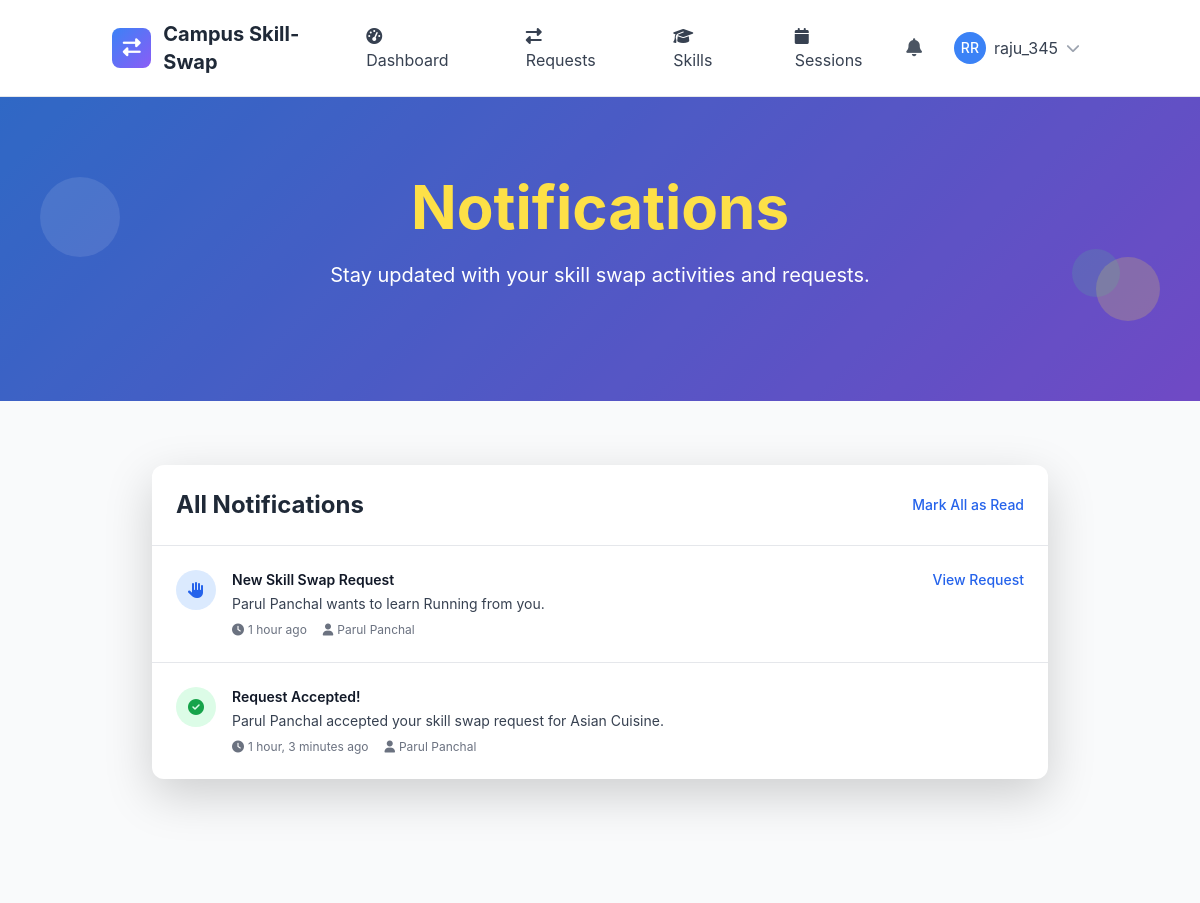
Screenshot of /notifications/ (signed in) with the database file from the repository.
### accounts/models.py (models this page shows, shortened)
class Notification(models.Model):
    NOTIFICATION_TYPES = [
        ('skill_request', 'Skill Swap Request'),
        ('request_accepted', 'Request Accepted'),
        ('request_declined', 'Request Declined'),
        ('session_scheduled', 'Session Scheduled'),
        ('session_reminder', 'Session Reminder'),
        ('session_completed', 'Session Completed'),
        ('new_review', 'New Review'),
        ('system', 'System Notification'),
    ]
    recipient = models.ForeignKey(User, on_delete=models.CASCADE, related_name='notifications')
    notification_type = models.CharField(max_length=20, choices=NOTIFICATION_TYPES)
    title = models.CharField(max_length=200)
    message = models.TextField()
    is_read = models.BooleanField(default=False)
    created_at = models.DateTimeField(auto_now_add=True)
    related_user = models.ForeignKey(User, on_delete=models.CASCADE, null=True, blank=True, related_name='sent_notifications')
    related_object_id = models.PositiveIntegerField(null=True, blank=True)
    class Meta:
        ordering = ['-created_at']
        db_table = 'notification'

### core/views.py (the view)
        @login_required
        def notification_view(request):
            from accounts.models import Notification
            notifications = Notification.objects.filter(
                recipient=request.user
            ).order_by('-created_at')
            unread_notifications = notifications.filter(is_read=False)
            unread_notifications.update(is_read=True)
            context = {
                'notifications': notifications,
                'unread_count': 0,  # Now 0 since we marked them as read
            }
            return render(request, "core/notifications.html", context)

### core/views.py (called while the page is built)
    @classmethod
    def as_view(cls):
        @login_required
        def notification_view(request):
            from accounts.models import Notification
            notifications = Notification.objects.filter(
                recipient=request.user
            ).order_by('-created_at')
            unread_notifications = notifications.filter(is_read=False)
            unread_notifications.update(is_read=True)
            context = {
                'notifications': notifications,
                'unread_count': 0,  # Now 0 since we marked them as read
            }
            return render(request, "core/notifications.html", context)
        return notification_view

### templates/core/notifications.html (shortened to what this page needs)
{% extends 'base.html' %}
{% load static %}
{% block content %}
<section class="gradient-bg relative overflow-hidden">
    <div class="absolute inset-0 bg-black opacity-20"></div>
    <div class="relative container mx-auto px-4 py-20">
        <div class="text-center text-white">
            <h1 class="text-4xl lg:text-6xl font-bold mb-6 leading-tight">
                <span class="text-yellow-300">Notifications</span>
            </h1>
            <p class="text-lg lg:text-xl mb-8 max-w-3xl mx-auto">
                Stay updated with your skill swap activities and requests.
            </p>
        </div>
    </div>
    <div class="absolute top-20 left-10 w-20 h-20 bg-white opacity-10 rounded-full animate-bounce"></div>
    <div class="absolute bottom-20 right-10 w-16 h-16 bg-yellow-300 opacity-20 rounded-full animate-pulse"></div>
    <div class="absolute top-1/2 right-20 w-12 h-12 bg-green-400 opacity-15 rounded-full animate-bounce delay-75"></div>
</section>
<section class="py-16 bg-gray-50">
    <div class="container mx-auto px-4">
        <div class="max-w-4xl mx-auto">
            <div class="bg-white rounded-xl shadow-lg mb-8">
                <div class="p-6 border-b border-gray-200">
                    <div class="flex items-center justify-between">
                        <h2 class="text-2xl font-bold text-gray-800">All Notifications</h2>
                        <button onclick="markAllAsRead()" class="text-blue-600 hover:text-blue-800 text-sm font-medium">
                            Mark All as Read
                        </button>
                    </div>
                </div>
                <div class="divide-y divide-gray-200">
                    {% if notifications %}
                        {% for notification in notifications %}
                        <div class="p-6 hover:bg-gray-50 transition-colors {% if not notification.is_read %}bg-blue-50{% endif %}">
                            <div class="flex items-start space-x-4">
                                <div class="flex-shrink-0">
                                    <div class="w-10 h-10 rounded-full flex items-center justify-center
                                        {% if notification.notification_type == 'skill_request' %}bg-blue-100 text-blue-600
                                        {% elif notification.notification_type == 'request_accepted' %}bg-green-100 text-green-600
                                        {% elif notification.notification_type == 'request_declined' %}bg-red-100 text-red-600
                                        {% elif notification.notification_type == 'session_scheduled' %}bg-purple-100 text-purple-600
                                        {% elif notification.notification_type == 'session_reminder' %}bg-yellow-100 text-yellow-600
                                        {% else %}bg-gray-100 text-gray-600{% endif %}">
                                        <i class="fas
                                            {% if notification.notification_type == 'skill_request' %}fa-hand-paper
                                            {% elif notification.notification_type == 'request_accepted' %}fa-check-circle
                                            {% elif notification.notification_type == 'request_declined' %}fa-times-circle
                                            {% elif notification.notification_type == 'session_scheduled' %}fa-calendar
                                            {% elif notification.notification_type == 'session_reminder' %}fa-bell
                                            {% else %}fa-info-circle{% endif %}"></i>
                                    </div>
                                </div>
                                <div class="flex-1 min-w-0">
                                    <div class="flex items-start justify-between">
                                        <div class="flex-1">
                                            <h3 class="text-sm font-semibold text-gray-900 mb-1">
                                                {{ notification.title }}
                                            </h3>
                                            <p class="text-sm text-gray-700 mb-2">
                                                {{ notification.message }}
                                            </p>
                                            <div class="flex items-center space-x-4 text-xs text-gray-500">
                                                <span class="flex items-center">
                                                    <i class="fas fa-clock mr-1"></i>
                                                    {{ notification.created_at|timesince }} ago
                                                </span>
                                                {% if notification.related_user %}
                                                <span class="flex items-center">
                                                    <i class="fas fa-user mr-1"></i>
                                                    {{ notification.related_user.get_full_name|default:notification.related_user.username }}
                                                </span>
                                                {% endif %}
                                            </div>
                                        </div>
                                        <div class="flex items-center space-x-2 ml-4">
                                            {% if notification.notification_type == 'skill_request' and notification.related_object_id %}
                                            <a href="{% url 'skill_sessions:request_detail' notification.related_object_id %}"
                                               class="text-blue-600 hover:text-blue-800 text-sm font-medium">
                                                View Request
                                            </a>
                                            {% endif %}
                                        </div>
                                    </div>
                                </div>
                            </div>
                        </div>
                        {% endfor %}
                    {% endif %}
                </div>
            </div>
        </div>
    </div>
</section>
{% endblock %}

### templates/base.html (shortened to what this page needs)
{% load static %}
<!DOCTYPE html>
<html lang="en" class="h-full">
<head>
    <script src="https://cdn.tailwindcss.com"></script>
    <link href="https://cdn.jsdelivr.net/npm/bootstrap@5.3.2/dist/css/bootstrap.min.css" rel="stylesheet">
    <link rel="stylesheet" href="https://cdnjs.cloudflare.com/ajax/libs/font-awesome/6.5.1/css/all.min.css">
</head>
<body class="bg-gray-50 h-full">
    <nav class="bg-white shadow-lg border-b">
        <div class="container mx-auto px-4">
            <div class="flex justify-between items-center py-3">
                <div class="flex items-center space-x-3">
                    <div class="w-10 h-10 gradient-bg rounded-lg flex items-center justify-center">
                        <i class="fas fa-exchange-alt text-white text-lg"></i>
                    </div>
                    <a href="{% url 'core:home' %}" class="text-xl font-bold text-gray-800 hover:text-blue-600 transition-colors">
                        Campus Skill-Swap
                    </a>
                </div>
                <div class="hidden md:flex items-center space-x-6">
                    {% if user.is_authenticated %}
                        <a href="{% url 'core:dashboard' %}" class="nav-link px-3 py-2 text-gray-700 hover:text-blue-600 transition-colors">
                            <i class="fas fa-tachometer-alt mr-2"></i>Dashboard
                        </a>
                        <a href="{% url 'core:requests' %}" class="nav-link px-3 py-2 text-gray-700 hover:text-blue-600 transition-colors">
                            <i class="fas fa-exchange-alt mr-2"></i>Requests
                        </a>
                        <a href="{% url 'skills:skill_list' %}" class="nav-link px-3 py-2 text-gray-700 hover:text-blue-600 transition-colors">
                            <i class="fas fa-graduation-cap mr-2"></i>Skills
                        </a>
                        <a href="{% url 'skill_sessions:session_management' %}" class="nav-link px-3 py-2 text-gray-700 hover:text-blue-600 transition-colors">
                            <i class="fas fa-calendar mr-2"></i>Sessions
                        </a>
                    {% endif %}
                </div>
                <div class="flex items-center space-x-4">
                    {% if user.is_authenticated %}
                        <div class="relative">
                            <button id="notificationBtn" class="relative p-2 text-gray-600 hover:text-blue-600 transition-colors">
                                <i class="fas fa-bell text-lg"></i>
                            </button>
                        </div>
                        <div class="relative">
                            <button id="userMenuBtn" class="flex items-center space-x-2 p-2 rounded-lg hover:bg-gray-100 transition-colors">
                                {% if user.profile.profile_picture %}
                                    <img src="{{ user.profile.profile_picture.url }}" alt="Profile" class="w-8 h-8 rounded-full">
                                {% else %}
                                    <div class="w-8 h-8 bg-blue-500 rounded-full flex items-center justify-center">
                                        <span class="text-white text-sm font-medium">{{ user.first_name|first|upper }}{{ user.last_name|first|upper }}</span>
                                    </div>
                                {% endif %}
                                <span class="hidden md:block text-gray-700">{{ user.username}}</span>
                                <i class="fas fa-chevron-down text-gray-400 text-sm"></i>
                            </button>
                        </div>
                    {% endif %}
                </div>
            </div>
        </div>
    </nav>
    <main class="min-h-screen">
        {% block content %}{% endblock %}
    </main>
</body>
</html>

### templates/base.html (style rules this page uses)
:root { --primary-color: #3B82F6; --secondary-color: #10B981; --accent-color: #8B5CF6; --warning-color: #F59E0B; --danger-color: #EF4444; }
body { font-family: 'Inter', -apple-system, BlinkMacSystemFont, sans-serif; }
.gradient-bg { background: linear-gradient(135deg, var(--primary-color) 0%, var(--accent-color) 100%); }

### rows the page displays
Notification: title "New Skill Swap Request", message "Parul Panchal wants to learn Running from you.", created_at "1 hour", related_user.get_full_name "Parul Panchal", notification_type "View Request"
Notification: title "Request Accepted!", message "Parul Panchal accepted your skill swap request for Asian Cuisine.", created_at "1 hour, 3 minutes", related_user.get_full_name "Parul Panchal"

### other values shown
{{ user.first_name|first|upper }} "R"
{{ user.last_name|first|upper }} "R"
{{ user.username }} "raju_345"
